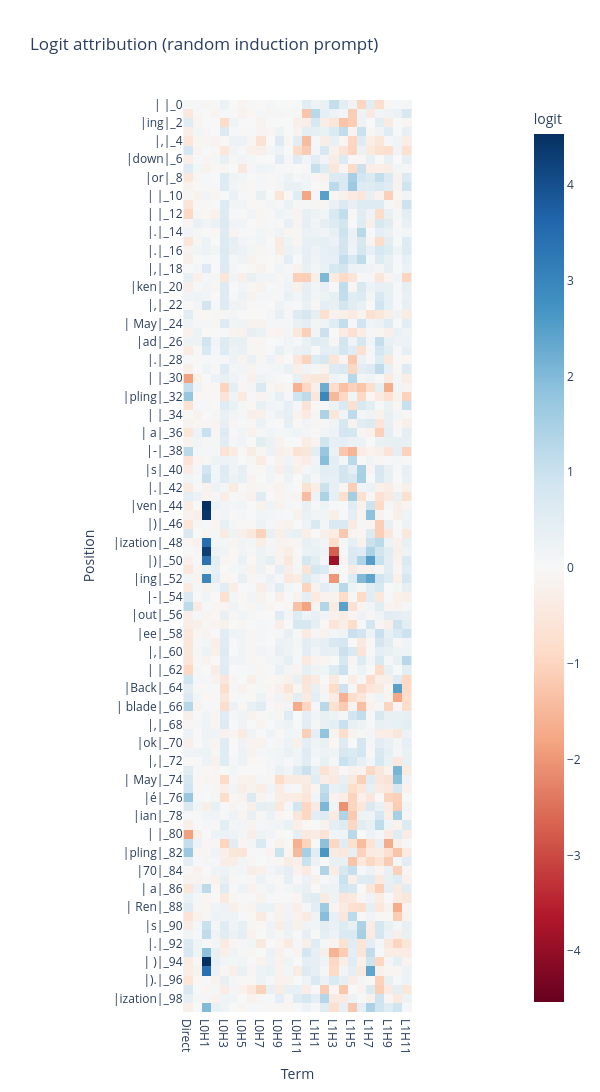

This figure's notebook cell:
### Markdown cell above
### Exercise - interpret logit attribution for the induction heads

> ```yaml
> Difficulty: 🔴🔴🔴⚪⚪
> Importance: 🔵🔵🔵🔵⚪
>
> You shouldn't spend more than 10-15 minutes on this exercise.
> ```

*This exercise just involves calling `logit_attribution` and `plot_logit_attribution` with appropriate arguments - the important part is interpreting the results. Please do look at the solutions if you're stuck on the code; this part isn't important.*

Perform logit attribution for your attention-only model `model`, on the `rep_cache`. What do you expect to see?

<!-- Remember, you'll need to split the sequence in two, with one overlapping token (since predicting the next token involves removing the final token with no label) - your `logit_attr` should both have shape `[seq_len, 2*n_heads + 1]` (ie `[50, 25]` here). -->
<!--
<details>
<summary>Note - the first plot will be pretty meaningless. Can you see why?</summary>

Because the first plot shows the logit attribution for the first half of the sequence, i.e. the first occurrence of each of the tokens. Since there is no structure to this sequence (it is purely random), there is no reason to expect the heads to be doing meaningful computation. The structure lies in the second half of the sequence, when the tokens are repeated, and the heads with high logit attributions will be the ones that can perform induction.
</details> -->

### Code cell
# YOUR CODE HERE - plot logit attribution for the induction sequence (i.e. using `rep_tokens` and
# `rep_cache`), and interpret the results.

embed = rep_cache["embed"]
l1_results = rep_cache["result", 0]
l2_results = rep_cache["result", 1]
logit_attr = logit_attribution(embed, l1_results, l2_results, model.W_U, rep_tokens.squeeze())

plot_logit_attribution(model, logit_attr, rep_tokens, title="Logit attribution (random induction prompt)")

### Figure 1 — Plotly figure (JSON) as saved in the notebook; plotly's stock layout.template omitted (floating-point values rounded to 4 significant figures; data arrays with more than 128 entries replaced by an {"elided": "..."} marker saying what was removed)
{"data": [{"coloraxis": "coloraxis", "hovertemplate": "Term: %{x}<br>Position: %{y}<br>logit: %{z}<extra></extra>", "name": "0", "type": "heatmap", "x": ["Direct", "L0H0", "L0H1", "L0H2", "L0H3", "L0H4", "L0H5", "L0H6", "L0H7", "L0H8", "L0H9", "L0H10", "L0H11", "L1H0", "L1H1", "L1H2", "L1H3", "L1H4", "L1H5", "L1H6", "L1H7", "L1H8", "L1H9", "L1H10", "L1H11"], "xaxis": "x", "y": ["|\n|_0", "|:|_1", "|ing|_2", "|ی|_3", "|,|_4", "|ed|_5", "|down|_6", "| with|_7", "|or|_8", "|\n|_9", "|\n|_10", "|ers|_11", "|\n|_12", "|,|_13", "|.|_14", "| in|_15", "|.|_16", "|.|_17", "|,|_18", "|.|_19", "|ken|_20", "|,|_21", "|,|_22", "|.|_23", "| May|_24", "|,|_25", "|ad|_26", "|.|_27", "|.|_28", "|us|_29", "|\n|_30", "|s|_31", "|pling|_32", "|ables|_33", "|\n|_34", "|s|_35", "| a|_36", "|.|_37", "|-|_38", "|ault|_39", "|s|_40", "|.|_41", "|.|_42", "|l|_43", "|ven|_44", "|)|_45", "|)|_46", "| the|_47", "|ization|_48", "|)|_49", "|)|_50", "|).|_51", "|ing|_52", "|).|_53", "|-|_54", "| Break|_55", "|out|_56", "| with|_57", "|ee|_58", "|\n|_59", "|,|_60", "|,|_61", "|\n|_62", "|,|_63", "|Back|_64", "|Trigger|_65", "| blade|_66", "|ų|_67", "|,|_68", "|,|_69", "|ok|_70", "|,|_71", "|,|_72", "|,|_73", "| May|_74", "| libert|_75", "|é|_76", "| repairs|_77", "|ian|_78", "|us|_79", "|\n|_80", "|s|_81", "|pling|_82", "|ance|_83", "|70|_84", "|s|_85", "| a|_86", "|.|_87", "| Ren|_88", "|ly|_89", "|s|_90", "|.|_91", "|.|_92", "| contra|_93", "| )|_94", "|)|_95", "|).|_96", "| the|_97", "|ization|_98", "|'s|_99"], "yaxis": "y", "z": {"elided": "100x25 float values"}}], "layout": {"coloraxis": {"autocolorscale": false, "cmid": 0, "colorbar": {"title": {"text": "logit"}}, "colorscale": [[0, "rgb(103,0,31)"], [0.1, "rgb(178,24,43)"], [0.2, "rgb(214,96,77)"], [0.3, "rgb(244,165,130)"], [0.4, "rgb(253,219,199)"], [0.5, "rgb(247,247,247)"], [0.6, "rgb(209,229,240)"], [0.7, "rgb(146,197,222)"], [0.8, "rgb(67,147,195)"], [0.9, "rgb(33,102,172)"], [1, "rgb(5,48,97)"]]}, "height": 1630, "title": {"text": "Logit attribution (random induction prompt)"}, "width": 600, "xaxis": {"anchor": "y", "constrain": "domain", "domain": [0, 1], "scaleanchor": "y", "title": {"text": "Term"}}, "yaxis": {"anchor": "x", "autorange": "reversed", "constrain": "domain", "domain": [0, 1], "title": {"text": "Position"}}}}
